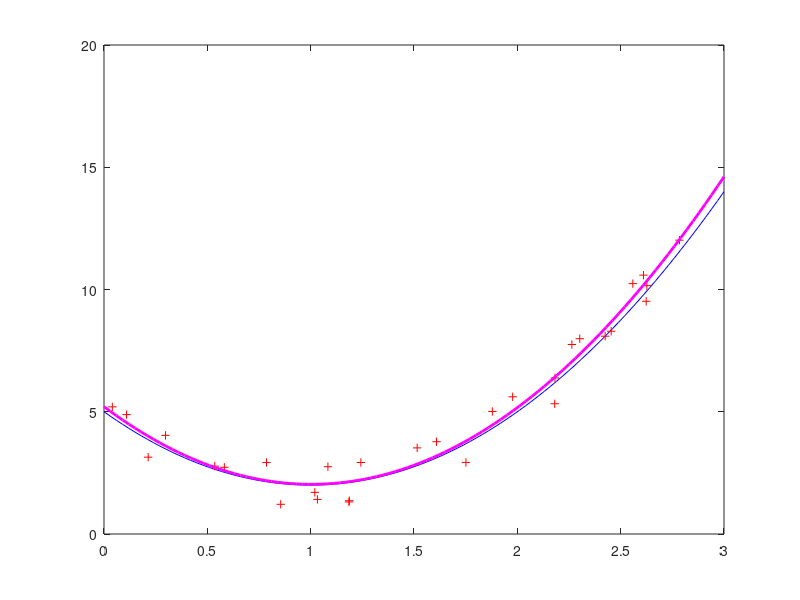

Here is the MATLAB script that generated this plot:
% esempio min quad:
% prendiamo una parabola e aggiungiamo ad essa delle perturbazioni random
% quindi non sara' piu' una parabola con andamento paraboloide
% famo finta di non sapere come fosse la  parabola dall'inizio e la 
% ricostruiamo nel senso dei minimi quadrati

clear 
close all 
clc


%% risoluzione con il comando \
% generazione e grafico della parabola "benchmark"
f=inline('3*x.^2-6*x+5');  % funzione della parabola
x=3.e-2*(0:100);           % 100 punti nell'intervallo [0,3] passo 0.03
y=f(x);                    % calcolo della funzione nell'ntervallo
plot(x,y,'b'); hold on
pause

% creazione di valori lievemente perturbati
sigma=2.e-0;      % serve per perturbare
xr=3*rand(30,1);  % vettore col di 30 elementi con distribuzione in 3*(0,1)
                  % rappresenta il vettore dei punti dell'intervallo x in
                  % cui andrò ad effettuare le misure
yr=f(xr);
yr=yr+sigma*(rand(30,1)-0.5);
plot(xr, yr, 'r+ '); hold on  % rappresento le perturbazioni
pause

% sistema dei minimi quadrati come:
A=[xr.^2, xr, ones(30,1)];  % matrice che contiene nella prima colonna i 
                            % quadrati delle ascisse perturbate al quadrato
                            % et cetera... che sarebbero tipo le incognite
                            % della parabola c1*x^2+c2*x+c3
                            % nella terza colonna ho degli 1 perche' c3 e'
                            % moltiplicato per 1
b=yr;  % ordinate perturbate, tipo

% risoluzione
coeff=A\b  % trovo i coefficienti
yc=coeff(1)*x.^2+coeff(2)*x+coeff(3);  % ricostruisco la parabola
plot(x,yc,'m', 'LineWidth', 2)  % plotto la parabola trovata 
                                % nell'intervallo iniziale
pause

%% risoluzione delle equazioni normali
% A va sempre impostata prima!
coeff_norm=(A'*A)\(A'*b)
pause

%% risoluzione con il metodo QR
% A va sempre impostata prima!
[Q R]=qr(A,0);  % fattorizzazione QR economica: Q di n colonne ed R di n 
                % righe, che tanto solo quelle usiamo va
coeff_qr=R\(Q'*b)
